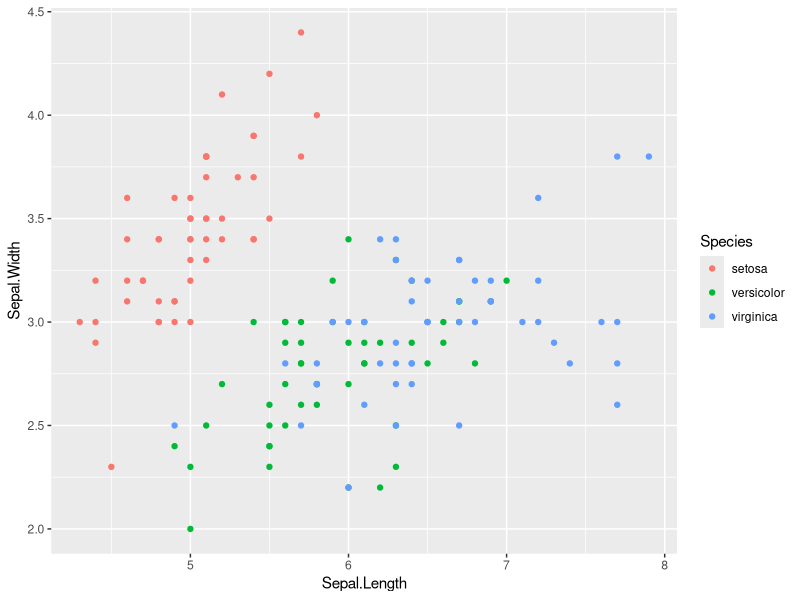
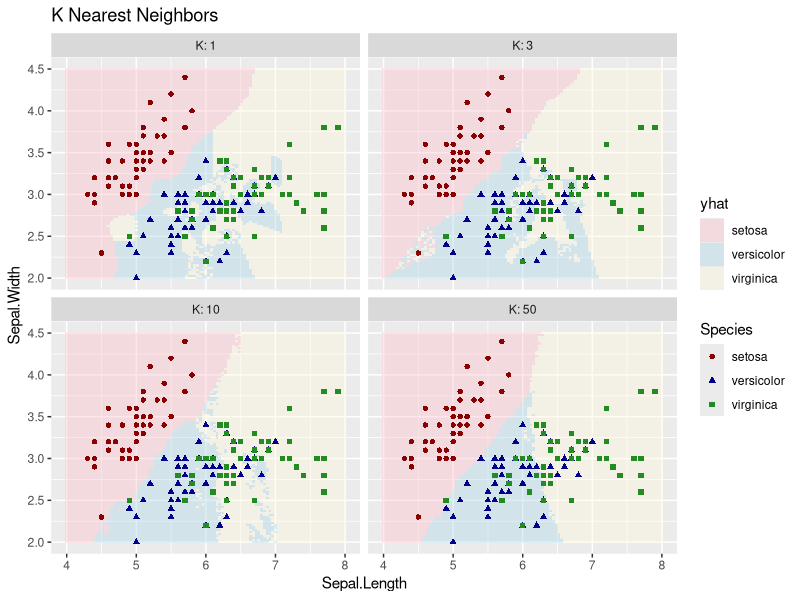
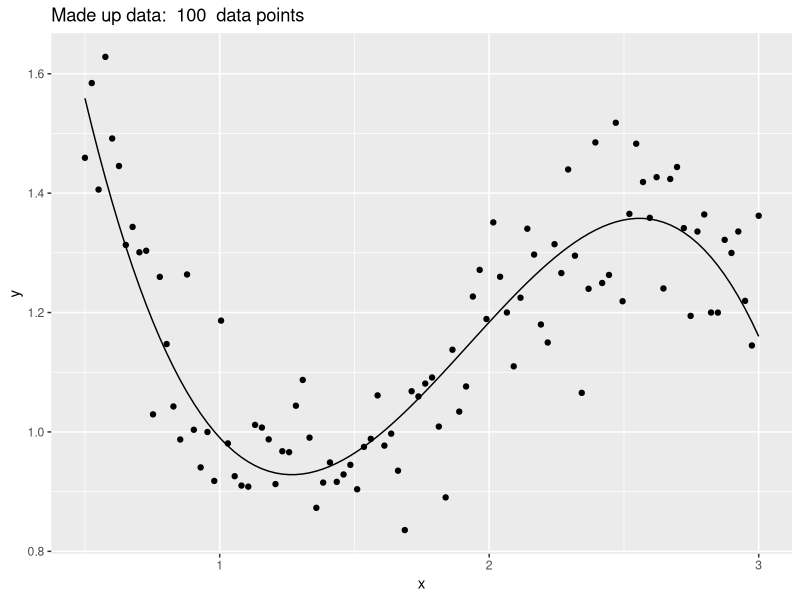
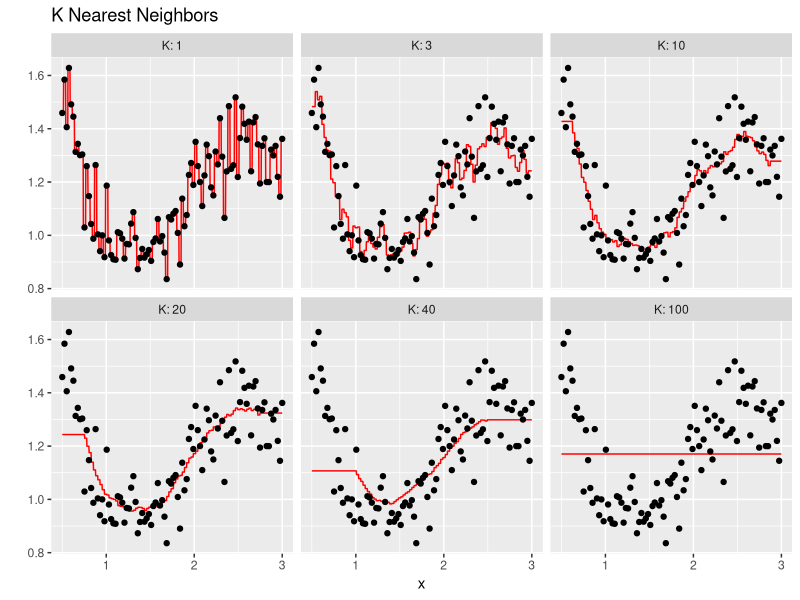
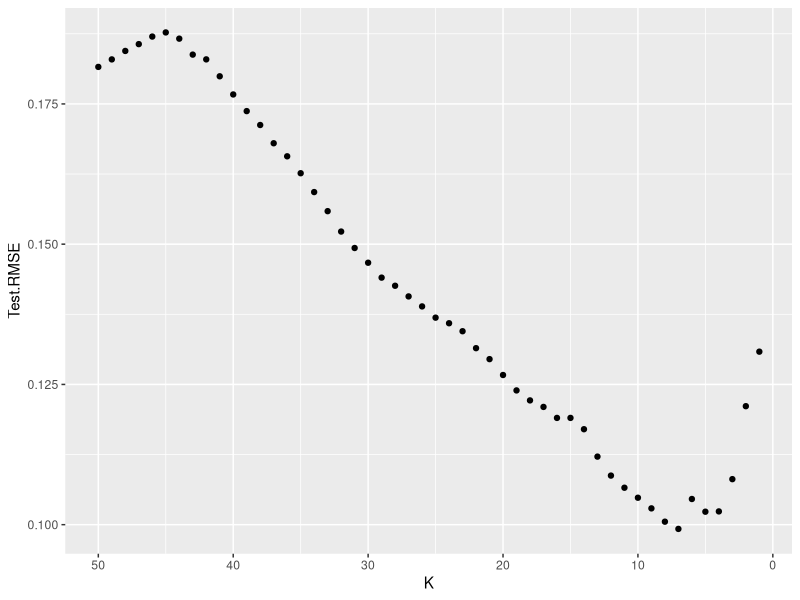

The R source for these figures, in order:
## ---- chunk 1
library(ggplot2)
library(dplyr)
library(caret)  # for the train() function
## ---- chunk 2
ggplot(iris, aes(x=Sepal.Length, y=Sepal.Width, color=Species)) +
  geom_point()
## ---- chunk 3
results <- NULL
for( k in c(1,3,10,50) ){
  model <- train(Species ~ Sepal.Length + Sepal.Width, data=iris, 
                 method='knn', tuneGrid=data.frame(k=k))

  # expand.grid() makes a data.frame() with all possible combinations
  Pred.grid <- expand.grid( Sepal.Length = seq(4, 8, length=101),
                            Sepal.Width  = seq(2, 4.5, length=101) ) 
  Pred.grid$yhat <- predict(model, newdata=Pred.grid)
  Pred.grid$K = k
  results <- rbind(results, Pred.grid)
}
## ---- chunk 4
ggplot(results, aes(x=Sepal.Length, y=Sepal.Width)) +
  geom_tile(aes(fill=yhat), alpha=.4) +
  geom_point(data=iris, aes(color=Species, shape=Species)) +
  scale_color_manual(values=c('dark red', 'dark blue','forestgreen')) +
  scale_fill_manual(values=c('pink', 'light blue','cornsilk')) +
  facet_wrap( ~ K, labeller = label_both ) +
  ggtitle('K Nearest Neighbors')
## ---- chunk 5
set.seed(8675309)
n <- 100
data <- data.frame( x=seq(.5,3, length=n) ) %>%
  mutate( Ey = 2 - 4*x + 3*x^2 - .55*x^3 + cos(x),
           y = Ey + rnorm(n, sd=.1))
ggplot(data, aes(x=x)) + 
  geom_line(aes(y=Ey)) + 
  geom_point(aes(y=y)) +
  labs(main='foo', y='y', title=paste('Made up data: ', n,' data points'))

## ---- chunk 6
results <- NULL
for( Current.K in c(1,3,10,20,40,100) ){
  model <- train(y~x, data=data, method='knn', tuneGrid=data.frame(k=Current.K))
  Pred.grid <- data.frame(x=seq(0.5, 3, length=1001)) %>%
    mutate( yhat = predict(model, .) %>% as.vector() ) %>%
    mutate( K = Current.K )
  results <- rbind(results, Pred.grid)
}

ggplot(results, aes(x=x)) + 
  geom_line( aes(y=yhat), color='red' ) +
  geom_point(data=data, aes(y=y)) +
  facet_wrap( ~ K, labeller = label_both ) +
  labs(y='', title=paste('K Nearest Neighbors'))
## ---- chunk 7
Train <- data %>% sample_frac(.5)
Test  <- setdiff(data, Train)     

Train <- Train %>% mutate( Set='Train' )
Test  <- Test  %>% mutate( Set='Test'  )

K <- 10
model <- train(y ~ x, data=Train, method='knn', tuneGrid=data.frame(k=K) )
Train$yhat <- predict(model, Train)
Test$yhat <- predict(model, Test)

rbind( Test, Train ) %>%
  group_by(Set) %>%
  mutate(resid = y-yhat) %>%
  summarise( RMSE = sqrt(mean( resid^2 )), K = K)
## ---- chunk 8
Results <- NULL
for(K in 1:50){
  model <- train(y ~ x, data=Train, method='knn', tuneGrid=data.frame(k=K) )
  Test$yhat <- predict(model, Test)
  
  Temp <- Test %>% mutate(resid = y-yhat) %>%
      summarise( Test.RMSE = sqrt(mean( resid^2 )), K = K)
  Results <- rbind(Results, Temp)
}
## ---- chunk 9
ggplot(Results, aes(x=K, y=Test.RMSE)) + 
  geom_point() +
  scale_x_reverse() # so model complexity increases along x-axis.
